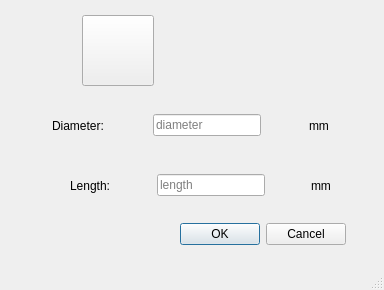
<?xml version="1.0" encoding="UTF-8"?>
<ui version="4.0">
 <class>viewWorkpiceTurning</class>
 <widget class="QMainWindow" name="viewWorkpiceTurning">
  <property name="geometry">
   <rect>
    <x>0</x>
    <y>0</y>
    <width>384</width>
    <height>290</height>
   </rect>
  </property>
  <property name="windowTitle">
   <string>Workpice Turning</string>
  </property>
  <widget class="QWidget" name="centralwidget">
   <widget class="QWidget" name="horizontalLayoutWidget">
    <property name="geometry">
     <rect>
      <x>10</x>
      <y>10</y>
      <width>361</width>
      <height>81</height>
     </rect>
    </property>
    <layout class="QHBoxLayout" name="horizontalLayout">
     <item>
      <spacer name="horizontalSpacer_7">
       <property name="orientation">
        <enum>Qt::Horizontal</enum>
       </property>
       <property name="sizeHint" stdset="0">
        <size>
         <width>40</width>
         <height>20</height>
        </size>
       </property>
      </spacer>
     </item>
     <item>
      <widget class="QToolButton" name="toolButton">
       <property name="text">
        <string/>
       </property>
       <property name="icon">
        <iconset>
         <normaloff>Icon/icons/FEM_ConstraintInitialTemperature.svg</normaloff>Icon/icons/FEM_ConstraintInitialTemperature.svg</iconset>
       </property>
       <property name="iconSize">
        <size>
         <width>64</width>
         <height>64</height>
        </size>
       </property>
      </widget>
     </item>
     <item>
      <spacer name="horizontalSpacer_6">
       <property name="orientation">
        <enum>Qt::Horizontal</enum>
       </property>
       <property name="sizeHint" stdset="0">
        <size>
         <width>40</width>
         <height>20</height>
        </size>
       </property>
      </spacer>
     </item>
     <item>
      <spacer name="horizontalSpacer">
       <property name="orientation">
        <enum>Qt::Horizontal</enum>
       </property>
       <property name="sizeHint" stdset="0">
        <size>
         <width>40</width>
         <height>20</height>
        </size>
       </property>
      </spacer>
     </item>
     <item>
      <spacer name="horizontalSpacer_3">
       <property name="orientation">
        <enum>Qt::Horizontal</enum>
       </property>
       <property name="sizeHint" stdset="0">
        <size>
         <width>40</width>
         <height>20</height>
        </size>
       </property>
      </spacer>
     </item>
    </layout>
   </widget>
   <widget class="QWidget" name="horizontalLayoutWidget_2">
    <property name="geometry">
     <rect>
      <x>10</x>
      <y>100</y>
      <width>361</width>
      <height>51</height>
     </rect>
    </property>
    <layout class="QHBoxLayout" name="horizontalLayout_2">
     <item>
      <spacer name="horizontalSpacer_5">
       <property name="orientation">
        <enum>Qt::Horizontal</enum>
       </property>
       <property name="sizeHint" stdset="0">
        <size>
         <width>40</width>
         <height>20</height>
        </size>
       </property>
      </spacer>
     </item>
     <item>
      <widget class="QLabel" name="label">
       <property name="text">
        <string>Diameter:</string>
       </property>
      </widget>
     </item>
     <item>
      <spacer name="horizontalSpacer_4">
       <property name="orientation">
        <enum>Qt::Horizontal</enum>
       </property>
       <property name="sizeHint" stdset="0">
        <size>
         <width>40</width>
         <height>20</height>
        </size>
       </property>
      </spacer>
     </item>
     <item>
      <widget class="QLineEdit" name="lineEdit">
       <property name="placeholderText">
        <string>diameter</string>
       </property>
      </widget>
     </item>
     <item>
      <spacer name="horizontalSpacer_2">
       <property name="orientation">
        <enum>Qt::Horizontal</enum>
       </property>
       <property name="sizeHint" stdset="0">
        <size>
         <width>40</width>
         <height>20</height>
        </size>
       </property>
      </spacer>
     </item>
     <item>
      <widget class="QLabel" name="label_2">
       <property name="text">
        <string>mm</string>
       </property>
      </widget>
     </item>
     <item>
      <spacer name="horizontalSpacer_8">
       <property name="orientation">
        <enum>Qt::Horizontal</enum>
       </property>
       <property name="sizeHint" stdset="0">
        <size>
         <width>40</width>
         <height>20</height>
        </size>
       </property>
      </spacer>
     </item>
    </layout>
   </widget>
   <widget class="QWidget" name="horizontalLayoutWidget_3">
    <property name="geometry">
     <rect>
      <x>30</x>
      <y>160</y>
      <width>341</width>
      <height>51</height>
     </rect>
    </property>
    <layout class="QHBoxLayout" name="horizontalLayout_3">
     <item>
      <spacer name="horizontalSpacer_10">
       <property name="orientation">
        <enum>Qt::Horizontal</enum>
       </property>
       <property name="sizeHint" stdset="0">
        <size>
         <width>40</width>
         <height>20</height>
        </size>
       </property>
      </spacer>
     </item>
     <item>
      <widget class="QLabel" name="label_3">
       <property name="text">
        <string>Length:</string>
       </property>
      </widget>
     </item>
     <item>
      <spacer name="horizontalSpacer_9">
       <property name="orientation">
        <enum>Qt::Horizontal</enum>
       </property>
       <property name="sizeHint" stdset="0">
        <size>
         <width>40</width>
         <height>20</height>
        </size>
       </property>
      </spacer>
     </item>
     <item>
      <widget class="QLineEdit" name="lineEdit_2">
       <property name="placeholderText">
        <string>length</string>
       </property>
      </widget>
     </item>
     <item>
      <spacer name="horizontalSpacer_11">
       <property name="orientation">
        <enum>Qt::Horizontal</enum>
       </property>
       <property name="sizeHint" stdset="0">
        <size>
         <width>40</width>
         <height>20</height>
        </size>
       </property>
      </spacer>
     </item>
     <item>
      <widget class="QLabel" name="label_4">
       <property name="text">
        <string>mm</string>
       </property>
      </widget>
     </item>
     <item>
      <spacer name="horizontalSpacer_12">
       <property name="orientation">
        <enum>Qt::Horizontal</enum>
       </property>
       <property name="sizeHint" stdset="0">
        <size>
         <width>40</width>
         <height>20</height>
        </size>
       </property>
      </spacer>
     </item>
    </layout>
   </widget>
   <widget class="QDialogButtonBox" name="buttonBox">
    <property name="geometry">
     <rect>
      <x>170</x>
      <y>220</y>
      <width>176</width>
      <height>28</height>
     </rect>
    </property>
    <property name="standardButtons">
     <set>QDialogButtonBox::Cancel|QDialogButtonBox::Ok</set>
    </property>
   </widget>
  </widget>
  <widget class="QMenuBar" name="menubar">
   <property name="geometry">
    <rect>
     <x>0</x>
     <y>0</y>
     <width>384</width>
     <height>22</height>
    </rect>
   </property>
  </widget>
  <widget class="QStatusBar" name="statusbar"/>
 </widget>
 <resources/>
 <connections>
  <connection>
   <sender>buttonBox</sender>
   <signal>rejected()</signal>
   <receiver>viewWorkpiceTurning</receiver>
   <slot>close()</slot>
   <hints>
    <hint type="sourcelabel">
     <x>257</x>
     <y>255</y>
    </hint>
    <hint type="destinationlabel">
     <x>191</x>
     <y>144</y>
    </hint>
   </hints>
  </connection>
 </connections>
</ui>
